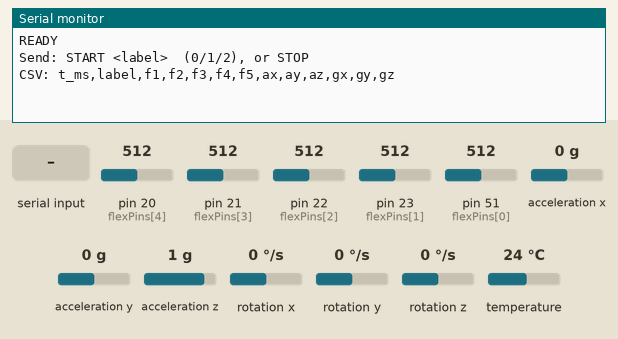
Bench run of a sketch on a simulated Arduino Mega 2560, built for the host (arithmetic inside an expression is 32-bit, double 64-bit). On the bench: the last lines printed to the serial monitor. The inputs (shaded band) are chosen by the test bench; at power-on: pin 20 (flexPins[4]) = 512, pin 21 (flexPins[3]) = 512, pin 22 (flexPins[2]) = 512, pin 23 (flexPins[1]) = 512, pin 51 (flexPins[0]) = 512, acceleration x 0 g, acceleration y 0 g, acceleration z 1 g, rotation x 0 °/s, rotation y 0 °/s, rotation z 0 °/s, temperature 24 °C.

Above: at 1.7 s.
1.8 s: "START\n" received over Serial
At 2.4 s:
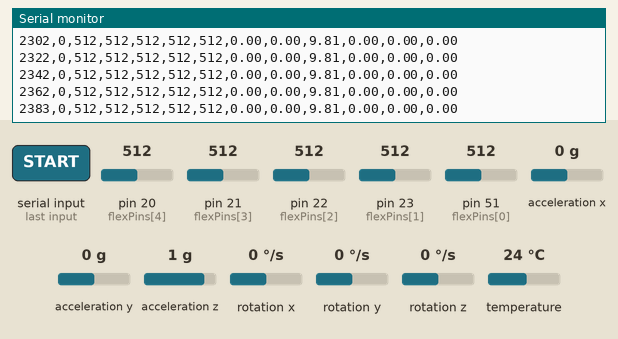
3.3 s: "STOP\n" received over Serial
At 4.5 s:
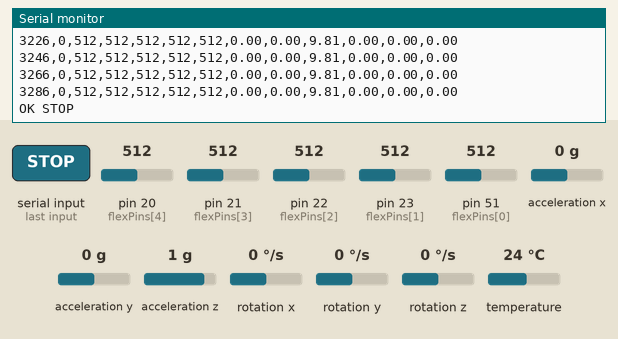
Timing chart, 0 to 6.3 s (numbered marks = the images above; inputs shaded):
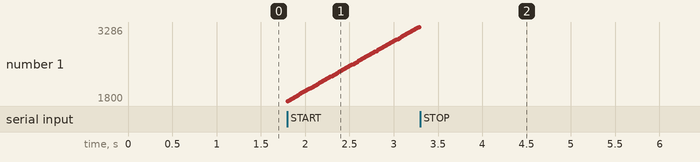

Measured:
- after the input at 1.8 s, the serial monitor: prints a new line at once (image 1)

The sketch:

collect_3words.ino
```cpp
#include <Wire.h>
#include <Adafruit_MPU6050.h>
#include <Adafruit_Sensor.h>

Adafruit_MPU6050 mpu;

// Your pins
const int flexPins[5] = {51, 23, 22, 21, 20};

// Sampling
const int SAMPLE_HZ = 50;
const uint32_t DT_MS = 1000 / SAMPLE_HZ;

bool recording = false;
int currentLabel = -1;
uint32_t lastSample = 0;

void setup() {
  Serial.begin(115200);
  delay(500);

  Wire.begin(7, 8);
  if (!mpu.begin()) {
    Serial.println("ERR: MPU not found");
    while (1) delay(100);
  }

  mpu.setAccelerometerRange(MPU6050_RANGE_8_G);
  mpu.setGyroRange(MPU6050_RANGE_250_DEG);

  Serial.println("READY");
  Serial.println("Send: START <label>  (0/1/2), or STOP");
  Serial.println("CSV: t_ms,label,f1,f2,f3,f4,f5,ax,ay,az,gx,gy,gz");
}

void handleSerial() {
  if (!Serial.available()) return;
  String line = Serial.readStringUntil('\n');
  line.trim();

  if (line.startsWith("START")) {
    currentLabel = line.substring(5).toInt();
    recording = true;
    Serial.print("OK START "); Serial.println(currentLabel);
  } else if (line == "STOP") {
    recording = false;
    Serial.println("OK STOP");
  }
}

void loop() {
  handleSerial();
  if (!recording) return;

  uint32_t now = millis();
  if (now - lastSample < DT_MS) return;
  lastSample = now;

  int f[5];
  for (int i = 0; i < 5; i++) f[i] = analogRead(flexPins[i]);

  sensors_event_t a, g, temp;
  mpu.getEvent(&a, &g, &temp);

  Serial.print(now); Serial.print(",");
  Serial.print(currentLabel); Serial.print(",");

  Serial.print(f[0]); Serial.print(",");
  Serial.print(f[1]); Serial.print(",");
  Serial.print(f[2]); Serial.print(",");
  Serial.print(f[3]); Serial.print(",");
  Serial.print(f[4]); Serial.print(",");

  Serial.print(a.acceleration.x); Serial.print(",");
  Serial.print(a.acceleration.y); Serial.print(",");
  Serial.print(a.acceleration.z); Serial.print(",");

  Serial.print(g.gyro.x); Serial.print(",");
  Serial.print(g.gyro.y); Serial.print(",");
  Serial.println(g.gyro.z);
}
```
